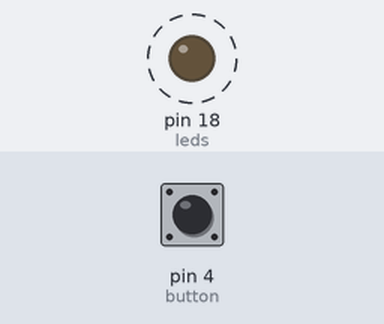
A sketch run on a simulated Arduino Uno, built with avr-gcc and run on an emulated ATmega328P. Parts: output pins drawn as LEDs (lit = HIGH). Dashed ring = blinking. The inputs (shaded band) are chosen by the test bench; at power-on: pin 4 (button) LOW. What the sketch prints to the serial monitor is not drawn.

Above: at 1.8 s.
1.9 s: pin 4 (button) pulled HIGH for 0.6 s
Timing chart, 0 to 10.9 s (numbered marks = the images above; inputs shaded):
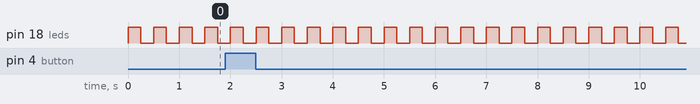

The sketch:

Experiment_C_V1_Delay.ino
```cpp
const int leds = 18;
const int button = 4;

int counter = 0;

void setup() {
  Serial.begin(115200);

  pinMode(button, INPUT);
  pinMode(leds, OUTPUT);

  Serial.println("VERSION 1 - DELAY");
  Serial.println("Counter: 0");
}

void loop() {
  bool reading = digitalRead(button);

  if (reading)
  {
    counter++;
    Serial.println(counter);
  }

  digitalWrite(leds, HIGH);
  delay(250);
  digitalWrite(leds, LOW);
  delay(250);
}
```

Measured:
- by itself, pin 18 (leds): alternates HIGH for 0.25 s and LOW for 0.25 s
